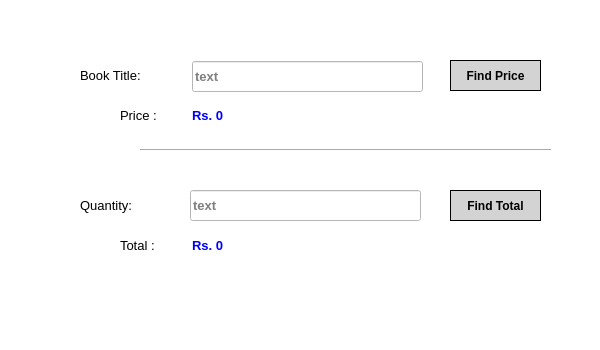
<?xml version="1.0" encoding="UTF-8"?>
<ui version="4.0">
 <class>MainWindow</class>
 <widget class="QMainWindow" name="MainWindow">
  <property name="geometry">
   <rect>
    <x>0</x>
    <y>0</y>
    <width>600</width>
    <height>350</height>
   </rect>
  </property>
  <property name="windowTitle">
   <string>Window Title</string>
  </property>
  <property name="styleSheet">
   <string notr="true">background-color:rgb(255, 255, 255)</string>
  </property>
  <widget class="QWidget" name="centralwidget">
   <widget class="QLabel" name="label">
    <property name="geometry">
     <rect>
      <x>80</x>
      <y>60</y>
      <width>91</width>
      <height>31</height>
     </rect>
    </property>
    <property name="font">
     <font>
      <family>Arial</family>
      <pointsize>10</pointsize>
      <weight>50</weight>
      <bold>false</bold>
     </font>
    </property>
    <property name="text">
     <string>Book Title:</string>
    </property>
   </widget>
   <widget class="QLabel" name="label_3">
    <property name="geometry">
     <rect>
      <x>80</x>
      <y>190</y>
      <width>71</width>
      <height>31</height>
     </rect>
    </property>
    <property name="font">
     <font>
      <family>Arial</family>
      <pointsize>10</pointsize>
      <weight>50</weight>
      <bold>false</bold>
     </font>
    </property>
    <property name="text">
     <string>Quantity:</string>
    </property>
   </widget>
   <widget class="QLabel" name="label_2">
    <property name="geometry">
     <rect>
      <x>120</x>
      <y>100</y>
      <width>51</width>
      <height>31</height>
     </rect>
    </property>
    <property name="font">
     <font>
      <family>Arial</family>
      <pointsize>10</pointsize>
      <weight>50</weight>
      <bold>false</bold>
     </font>
    </property>
    <property name="text">
     <string>Price :</string>
    </property>
   </widget>
   <widget class="QLineEdit" name="t1">
    <property name="geometry">
     <rect>
      <x>192</x>
      <y>61</y>
      <width>231</width>
      <height>31</height>
     </rect>
    </property>
    <property name="font">
     <font>
      <family>Arial</family>
      <pointsize>10</pointsize>
      <weight>75</weight>
      <bold>true</bold>
     </font>
    </property>
    <property name="placeholderText">
     <string>text</string>
    </property>
   </widget>
   <widget class="QLineEdit" name="t3">
    <property name="geometry">
     <rect>
      <x>190</x>
      <y>190</y>
      <width>231</width>
      <height>31</height>
     </rect>
    </property>
    <property name="font">
     <font>
      <family>Arial</family>
      <pointsize>10</pointsize>
      <weight>75</weight>
      <bold>true</bold>
     </font>
    </property>
    <property name="placeholderText">
     <string>text</string>
    </property>
   </widget>
   <widget class="QLabel" name="label_4">
    <property name="geometry">
     <rect>
      <x>120</x>
      <y>230</y>
      <width>51</width>
      <height>31</height>
     </rect>
    </property>
    <property name="font">
     <font>
      <family>Arial</family>
      <pointsize>10</pointsize>
      <weight>50</weight>
      <bold>false</bold>
     </font>
    </property>
    <property name="text">
     <string>Total :</string>
    </property>
   </widget>
   <widget class="QLineEdit" name="t2">
    <property name="geometry">
     <rect>
      <x>190</x>
      <y>100</y>
      <width>91</width>
      <height>31</height>
     </rect>
    </property>
    <property name="font">
     <font>
      <family>Arial</family>
      <pointsize>10</pointsize>
      <weight>75</weight>
      <bold>true</bold>
     </font>
    </property>
    <property name="styleSheet">
     <string notr="true">color:blue;
border:none</string>
    </property>
    <property name="text">
     <string>Rs. 0</string>
    </property>
    <property name="placeholderText">
     <string>text</string>
    </property>
   </widget>
   <widget class="QLineEdit" name="t4">
    <property name="geometry">
     <rect>
      <x>190</x>
      <y>230</y>
      <width>91</width>
      <height>31</height>
     </rect>
    </property>
    <property name="font">
     <font>
      <family>Arial</family>
      <pointsize>10</pointsize>
      <weight>75</weight>
      <bold>true</bold>
     </font>
    </property>
    <property name="styleSheet">
     <string notr="true">color:blue;
border:none</string>
    </property>
    <property name="text">
     <string>Rs. 0</string>
    </property>
    <property name="placeholderText">
     <string>text</string>
    </property>
   </widget>
   <widget class="Line" name="line">
    <property name="geometry">
     <rect>
      <x>140</x>
      <y>140</y>
      <width>411</width>
      <height>20</height>
     </rect>
    </property>
    <property name="styleSheet">
     <string notr="true"/>
    </property>
    <property name="orientation">
     <enum>Qt::Horizontal</enum>
    </property>
   </widget>
   <widget class="QPushButton" name="btn1">
    <property name="geometry">
     <rect>
      <x>450</x>
      <y>60</y>
      <width>91</width>
      <height>31</height>
     </rect>
    </property>
    <property name="font">
     <font>
      <family>Arial</family>
      <pointsize>9</pointsize>
      <weight>75</weight>
      <bold>true</bold>
     </font>
    </property>
    <property name="styleSheet">
     <string notr="true">border:1px solid black;
background-color:#D3D3D3</string>
    </property>
    <property name="text">
     <string>Find Price</string>
    </property>
   </widget>
   <widget class="QPushButton" name="btn2">
    <property name="geometry">
     <rect>
      <x>450</x>
      <y>190</y>
      <width>91</width>
      <height>31</height>
     </rect>
    </property>
    <property name="font">
     <font>
      <family>Arial</family>
      <pointsize>9</pointsize>
      <weight>75</weight>
      <bold>true</bold>
     </font>
    </property>
    <property name="styleSheet">
     <string notr="true">border:1px solid black;
background-color:#D3D3D3</string>
    </property>
    <property name="text">
     <string>Find Total</string>
    </property>
   </widget>
  </widget>
  <widget class="QMenuBar" name="menubar">
   <property name="geometry">
    <rect>
     <x>0</x>
     <y>0</y>
     <width>600</width>
     <height>26</height>
    </rect>
   </property>
  </widget>
  <widget class="QStatusBar" name="statusbar"/>
 </widget>
 <resources/>
 <connections/>
</ui>
